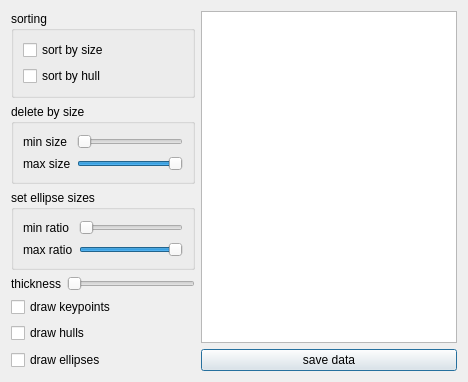
<?xml version="1.0" encoding="UTF-8"?>
<ui version="4.0">
 <class>DialogEvalMSER</class>
 <widget class="QDialog" name="DialogEvalMSER">
  <property name="geometry">
   <rect>
    <x>0</x>
    <y>0</y>
    <width>468</width>
    <height>382</height>
   </rect>
  </property>
  <property name="windowTitle">
   <string>Dialog</string>
  </property>
  <layout class="QGridLayout" name="gridLayout">
   <item row="7" column="2">
    <widget class="QPushButton" name="pBSaveData">
     <property name="text">
      <string>save data</string>
     </property>
    </widget>
   </item>
   <item row="4" column="0">
    <widget class="QLabel" name="label_5">
     <property name="text">
      <string>thickness</string>
     </property>
    </widget>
   </item>
   <item row="1" column="2" rowspan="6">
    <widget class="QTableView" name="tableView"/>
   </item>
   <item row="4" column="1">
    <widget class="QSlider" name="sliderThickness">
     <property name="minimum">
      <number>1</number>
     </property>
     <property name="maximum">
      <number>12</number>
     </property>
     <property name="orientation">
      <enum>Qt::Horizontal</enum>
     </property>
    </widget>
   </item>
   <item row="3" column="0" colspan="2">
    <widget class="QGroupBox" name="groupBox_3">
     <property name="title">
      <string>set ellipse sizes</string>
     </property>
     <layout class="QGridLayout" name="gridLayout_4">
      <item row="0" column="0">
       <widget class="QLabel" name="label_3">
        <property name="text">
         <string>min ratio</string>
        </property>
       </widget>
      </item>
      <item row="1" column="0">
       <widget class="QLabel" name="label_4">
        <property name="text">
         <string>max ratio</string>
        </property>
       </widget>
      </item>
      <item row="1" column="1">
       <widget class="QSlider" name="sliderMaxRatio">
        <property name="minimum">
         <number>1</number>
        </property>
        <property name="maximum">
         <number>1001</number>
        </property>
        <property name="value">
         <number>1000</number>
        </property>
        <property name="orientation">
         <enum>Qt::Horizontal</enum>
        </property>
       </widget>
      </item>
      <item row="0" column="1">
       <widget class="QSlider" name="sliderMinRatio">
        <property name="maximum">
         <number>1000</number>
        </property>
        <property name="orientation">
         <enum>Qt::Horizontal</enum>
        </property>
       </widget>
      </item>
     </layout>
    </widget>
   </item>
   <item row="2" column="0" colspan="2">
    <widget class="QGroupBox" name="groupBox_2">
     <property name="title">
      <string>delete by size</string>
     </property>
     <layout class="QGridLayout" name="gridLayout_3">
      <item row="0" column="0">
       <widget class="QLabel" name="label">
        <property name="text">
         <string>min size</string>
        </property>
       </widget>
      </item>
      <item row="1" column="0">
       <widget class="QLabel" name="label_2">
        <property name="text">
         <string>max size</string>
        </property>
       </widget>
      </item>
      <item row="1" column="1">
       <widget class="QSlider" name="sliderMax">
        <property name="minimum">
         <number>1</number>
        </property>
        <property name="maximum">
         <number>1001</number>
        </property>
        <property name="sliderPosition">
         <number>1000</number>
        </property>
        <property name="orientation">
         <enum>Qt::Horizontal</enum>
        </property>
       </widget>
      </item>
      <item row="0" column="1">
       <widget class="QSlider" name="sliderMin">
        <property name="maximum">
         <number>1000</number>
        </property>
        <property name="orientation">
         <enum>Qt::Horizontal</enum>
        </property>
       </widget>
      </item>
     </layout>
    </widget>
   </item>
   <item row="1" column="0" colspan="2">
    <widget class="QGroupBox" name="groupBox">
     <property name="title">
      <string>sorting</string>
     </property>
     <layout class="QGridLayout" name="gridLayout_2">
      <item row="0" column="0">
       <widget class="QCheckBox" name="cBSortBySize">
        <property name="text">
         <string>sort by size</string>
        </property>
       </widget>
      </item>
      <item row="1" column="0">
       <widget class="QCheckBox" name="cBSortByHull">
        <property name="text">
         <string>sort by hull </string>
        </property>
       </widget>
      </item>
     </layout>
    </widget>
   </item>
   <item row="5" column="0" colspan="2">
    <widget class="QCheckBox" name="cBDrawKeyPoints">
     <property name="text">
      <string>draw keypoints</string>
     </property>
    </widget>
   </item>
   <item row="6" column="0" colspan="2">
    <widget class="QCheckBox" name="cBDrawHulls">
     <property name="text">
      <string>draw hulls</string>
     </property>
    </widget>
   </item>
   <item row="7" column="0" colspan="2">
    <widget class="QCheckBox" name="cBDrawEllipses">
     <property name="text">
      <string>draw ellipses</string>
     </property>
    </widget>
   </item>
  </layout>
 </widget>
 <resources/>
 <connections/>
</ui>
